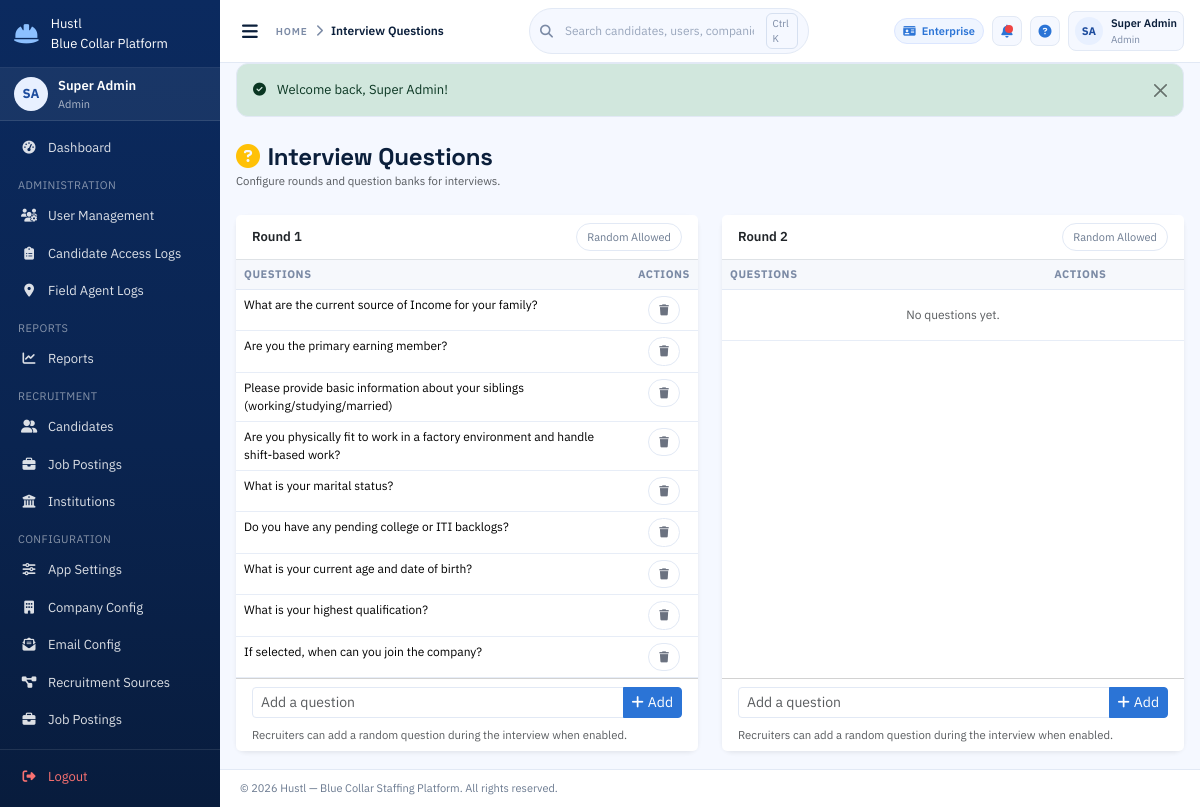
/config/interview-questions (signed in), run on the app's committed database.
### models/user.py (models this page shows, shortened)
class User(Base):
    __tablename__ = "users"
    id = Column(Integer, primary_key=True, index=True)
    username = Column(String(50), unique=True, nullable=False, index=True)
    email = Column(String(100), unique=True, nullable=False, index=True)
    hashed_password = Column(String(255), nullable=False)
    seed_password = Column(String(255), nullable=True)
    role = Column(Enum(UserRole), nullable=False)
    license_type = Column(Enum(LicenseType), default=LicenseType.BASIC, nullable=False)
    full_name = Column(String(100), nullable=False)
    phone = Column(String(20), nullable=True)
    employee_id = Column(String(50), unique=True, nullable=True, index=True)
    date_of_birth = Column(DateTime, nullable=True)
    gender = Column(String(10), nullable=True)
    address = Column(Text, nullable=True)
    qualification = Column(String(100), nullable=True)
    experience_years = Column(Integer, nullable=True)
    department = Column(String(100), nullable=True)
    emergency_contact = Column(String(100), nullable=True)
    joining_date = Column(DateTime, nullable=True)
    reporting_manager = Column(String(100), nullable=True)
    is_active = Column(Boolean, default=True, nullable=False)
    is_verified = Column(Boolean, default=False, nullable=False)
    created_at = Column(DateTime, default=datetime.utcnow, nullable=False)
    updated_at = Column(DateTime, default=datetime.utcnow, onupdate=datetime.utcnow)
    last_login = Column(DateTime, nullable=True)
    created_by_id = Column(Integer, ForeignKey("users.id"), nullable=True)
    created_by = relationship("User", remote_side=[id], foreign_keys=[created_by_id])
    candidates_registered = relationship(
        "Candidate",
        back_populates="registered_by",
        foreign_keys="Candidate.registered_by_id",
    )

### models/interview.py (models this page shows)
class InterviewRound(Base):
    __tablename__ = "interview_rounds"
    id = Column(Integer, primary_key=True, index=True)
    round_number = Column(Integer, nullable=False, index=True)
    title = Column(String(100), nullable=True)
    allow_random = Column(Boolean, default=True, nullable=False)
    is_active = Column(Boolean, default=True, nullable=False)
    created_at = Column(DateTime, default=datetime.utcnow, nullable=False)
    updated_at = Column(DateTime, default=datetime.utcnow, onupdate=datetime.utcnow)
    questions = relationship(
        "InterviewQuestion",
        back_populates="round",
        cascade="all, delete-orphan",
    )

class InterviewQuestion(Base):
    __tablename__ = "interview_questions"
    id = Column(Integer, primary_key=True, index=True)
    round_id = Column(Integer, ForeignKey("interview_rounds.id"), nullable=False)
    question_text = Column(Text, nullable=False)
    is_active = Column(Boolean, default=True, nullable=False)
    created_at = Column(DateTime, default=datetime.utcnow, nullable=False)
    updated_at = Column(DateTime, default=datetime.utcnow, onupdate=datetime.utcnow)
    round = relationship("InterviewRound", back_populates="questions")

### routers/config.py (the view)
@router.get("/interview-questions")
async def interview_questions(request: Request, db: Session = Depends(get_db)):
    user, redir = require_auth(request, db, *ADMIN_EMPLOYER)
    if redir:
        return redir
    _ensure_interview_rounds(db)
    rounds = db.query(InterviewRound).order_by(InterviewRound.round_number).all()
    ctx = build_template_context(
        request, db,
        rounds=rounds,
        page_title="Interview Questions",
    )
    return templates.TemplateResponse("config/interview_questions.html", ctx)

### templates/config/interview_questions.html (shortened to what this page needs)
{% extends "base.html" %}
{% block content %}
<div class="mb-4">
  <h4 class="fw-bold mb-0"><i class="fas fa-circle-question text-warning me-2"></i>{{ page_title }}</h4>
  <small class="text-muted">Configure rounds and question banks for interviews.</small>
</div>
<div class="row g-4">
  {% for r in rounds %}
  <div class="col-lg-6">
    <div class="card border-0 shadow-sm h-100">
      <div class="card-header bg-white border-bottom d-flex justify-content-between align-items-center">
        <span class="fw-semibold">{{ r.title or ('Round ' ~ r.round_number) }}</span>
        <form method="POST" action="/config/interview-questions/round/{{ r.id }}/toggle-random">
          <button type="submit" class="btn btn-outline-secondary btn-sm">
            {{ 'Random Allowed' if r.allow_random else 'Random Disabled' }}
          </button>
        </form>
      </div>
      <div class="card-body p-0">
        <table class="table table-sm mb-0">
          <thead class="table-light">
            <tr>
              <th>Questions</th>
              <th class="text-center">Actions</th>
            </tr>
          </thead>
          <tbody>
            {% for q in r.questions %}
            <tr>
              <td class="small">{{ q.question_text }}</td>
              <td class="text-center">
                <form method="POST" action="/config/interview-questions/question/{{ q.id }}/delete"
                      onsubmit="return confirm('Delete this question?')">
                  <button type="submit" class="btn btn-outline-danger btn-sm">
                    <i class="fas fa-trash"></i>
                  </button>
                </form>
              </td>
            </tr>
            {% else %}
            <tr><td colspan="2" class="text-center text-muted py-3">No questions yet.</td></tr>
            {% endfor %}
          </tbody>
        </table>
      </div>
      <div class="card-footer bg-white">
        <form method="POST" action="/config/interview-questions/round/{{ r.id }}/questions/add">
          <div class="input-group input-group-sm">
            <input type="text" name="question_text" class="form-control" placeholder="Add a question" />
            <button class="btn btn-primary" type="submit">
              <i class="fas fa-plus me-1"></i>Add
            </button>
          </div>
          <small class="text-muted d-block mt-2">
            Recruiters can add a random question during the interview when enabled.
          </small>
        </form>
      </div>
    </div>
  </div>
  {% endfor %}
</div>
{% endblock %}

### templates/base.html (shortened to what this page needs)
<!DOCTYPE html>
<html lang="en">
<head>
  <link href="https://cdn.jsdelivr.net/npm/bootstrap@5.3.2/dist/css/bootstrap.min.css" rel="stylesheet" />
  <link href="https://cdnjs.cloudflare.com/ajax/libs/font-awesome/6.5.0/css/all.min.css" rel="stylesheet" />
  <link href="/static/css/style.css" rel="stylesheet" />
</head>
<body class="si-app">
  <aside id="sidebar" class="si-sidebar">
    <div class="si-brand">
      <i class="fas fa-hard-hat si-brand-icon"></i>
      <div>
        <div class="si-brand-name">Hustl</div>
        <div class="si-brand-sub">Blue Collar Platform</div>
      </div>
    </div>
    {% if current_user %}
    <div class="si-user-card">
      <div class="si-avatar">{{ current_user.initials }}</div>
      <div class="si-user-info">
        <div class="si-user-name">{{ current_user.full_name }}</div>
        <div class="si-user-role">{{ current_user.role_display }}</div>
      </div>
    </div>
    {% endif %}
    <nav class="si-nav">
      <a class="si-nav-link {% if request.url.path == '/dashboard' %}active{% endif %}"
         href="/dashboard">
        <i class="fas fa-tachometer-alt"></i><span>Dashboard</span>
      </a>
      {% if current_user and current_user.role.value == 'institution' %}
      <div class="si-nav-section">Institution</div>
      <a class="si-nav-link {% if '/institutions/students' in request.url.path %}active{% endif %}"
         href="/institutions/students">
        <i class="fas fa-user-graduate"></i><span>Current Students</span>
      </a>
      <a class="si-nav-link {% if request.url.path == '/institutions/past-students' %}active{% endif %}"
         href="/institutions/past-students">
        <i class="fas fa-user-clock"></i><span>Past Students</span>
      </a>
      <div class="si-nav-section">Bulk Upload</div>
      <a class="si-nav-link {% if request.url.path == '/institutions/bulk-upload' %}active{% endif %}"
         href="/institutions/bulk-upload">
        <i class="fas fa-file-upload"></i><span>Bulk Upload to Layam</span>
      </a>
      {% else %}
      {% if current_user and current_user.role.value == 'admin' %}
      <div class="si-nav-section">Administration</div>
      <a class="si-nav-link {% if '/admin/users' in request.url.path %}active{% endif %}"
         href="/admin/users">
        <i class="fas fa-users-cog"></i><span>User Management</span>
      </a>
      <a class="si-nav-link {% if request.url.path == '/admin/candidate-access-logs' %}active{% endif %}"
         href="/admin/candidate-access-logs">
        <i class="fas fa-clipboard-list"></i><span>Candidate Access Logs</span>
      </a>
      <a class="si-nav-link {% if '/admin/field-agent-locations' in request.url.path %}active{% endif %}"
         href="/admin/field-agent-locations">
        <i class="fas fa-location-dot"></i><span>Field Agent Logs</span>
      </a>
      {% endif %}
      {% if current_user %}
      <div class="si-nav-section">Reports</div>
      <a class="si-nav-link {% if '/reports' in request.url.path %}active{% endif %}"
         href="/reports">
        <i class="fas fa-chart-line"></i><span>Reports</span>
      </a>
      {% endif %}
      {% if current_user and current_user.role.value in ['admin','manager','recruiter','field_agent'] %}
      <div class="si-nav-section">Recruitment</div>
      <a class="si-nav-link {% if '/candidates' in request.url.path %}active{% endif %}"
         href="/candidates">
        <i class="fas fa-user-friends"></i><span>Candidates</span>
      </a>
      <a class="si-nav-link {% if '/jobs' in request.url.path %}active{% endif %}"
         href="/jobs">
        <i class="fas fa-briefcase"></i><span>Job Postings</span>
      </a>
      {% endif %}
      {% if current_user and current_user.role.value in ['admin','employer'] %}
      <a class="si-nav-link {% if '/institutions' in request.url.path %}active{% endif %}"
         href="/institutions">
        <i class="fas fa-university"></i><span>Institutions</span>
      </a>
      {% endif %}
      {% if current_user and current_user.role.value in ['admin','employer'] %}
      <div class="si-nav-section">Configuration</div>
      {% if current_user.role.value == 'admin' %}
      <a class="si-nav-link {% if request.url.path == '/config/app' %}active{% endif %}"
         href="/config/app">
        <i class="fas fa-sliders-h"></i><span>App Settings</span>
      </a>
      {% endif %}
      <a class="si-nav-link {% if request.url.path == '/config/company' %}active{% endif %}"
         href="/config/company">
        <i class="fas fa-building"></i><span>Company Config</span>
      </a>
      <a class="si-nav-link {% if request.url.path == '/config/email' %}active{% endif %}"
         href="/config/email">
        <i class="fas fa-envelope-open-text"></i><span>Email Config</span>
      </a>
      <a class="si-nav-link {% if '/config/recruitment-sources' in request.url.path %}active{% endif %}"
         href="/config/recruitment-sources">
        <i class="fas fa-project-diagram"></i><span>Recruitment Sources</span>
      </a>
      <a class="si-nav-link {% if '/jobs' in request.url.path %}active{% endif %}"
         href="/jobs">
        <i class="fas fa-briefcase"></i><span>Job Postings</span>
      </a>
      <a class="si-nav-link {% if '/config/job-profiles' in request.url.path %}active{% endif %}"
         href="/config/job-profiles">
        <span>Job Profiles</span>
      </a>
      {% endif %}
      {% endif %}
    </nav>
    <div class="si-sidebar-footer">
      <a class="si-nav-link si-logout" href="/logout">
        <i class="fas fa-sign-out-alt"></i><span>Logout</span>
      </a>
    </div>
  </aside>
  <div id="main" class="si-main">
    <header class="si-topbar">
      <div class="si-topbar-left">
        <button class="si-toggle-btn" id="sidebarToggle" title="Toggle sidebar">
          <i class="fas fa-bars"></i>
        </button>
        <div class="si-breadcrumb">
          <span class="si-breadcrumb-label">Home</span>
          <i class="fas fa-chevron-right"></i>
          <span class="si-breadcrumb-current">{{ page_title or 'Dashboard' }}</span>
        </div>
      </div>
      <div class="si-topbar-center">
        <div class="si-search">
          <i class="fas fa-search"></i>
          <input type="text" placeholder="Search candidates, users, companies" />
          <span class="si-search-kbd">Ctrl K</span>
        </div>
      </div>
      <div class="si-topbar-right">
        {% if current_user %}
        <span class="si-chip si-license-badge">
          <i class="fas fa-id-card"></i>
          {{ current_user.license_type.value | title }}
        </span>
        <button class="si-icon-btn" title="Notifications">
          <span class="si-dot"></span>
        </button>
        <button class="si-icon-btn" title="Help">
          <i class="fas fa-circle-question"></i>
        </button>
        <div class="si-profile">
          <div class="si-avatar-sm">{{ current_user.initials }}</div>
          <div class="si-profile-meta">
            <div class="si-profile-name">{{ current_user.full_name }}</div>
            <div class="si-profile-role">{{ current_user.role_display }}</div>
          </div>
        </div>
        {% endif %}
      </div>
    </header>
    <div class="si-flash-zone">
      {% for msg in flash_messages %}
      <div class="alert alert-{{ 'danger' if msg.category == 'error' else msg.category }} alert-dismissible fade show si-alert" role="alert">
        {% if msg.category == 'success' %}<i class="fas fa-check-circle me-2"></i>
        {% elif msg.category == 'danger' %}<i class="fas fa-exclamation-circle me-2"></i>
        {% elif msg.category == 'warning' %}<i class="fas fa-exclamation-triangle me-2"></i>
        {% else %}<i class="fas fa-info-circle me-2"></i>{% endif %}
        {{ msg.message }}
        <button type="button" class="btn-close" data-bs-dismiss="alert"></button>
      </div>
      {% endfor %}
    </div>
    <main class="si-content">
      {% block content %}{% endblock %}
    </main>
    <footer class="si-footer">
      &copy; 2026 Hustl &mdash; Blue Collar Staffing Platform. All rights reserved.
    </footer>
  </div>
</body>
</html>

### data on the page
User: initials "SA", full_name "Super Admin", role_display "Admin", license_type.value "Enterprise"
InterviewRound: title "Round 1", allow_random "Random Allowed"
InterviewQuestion: question_text "What are the current source of Income for your family?"
InterviewQuestion: question_text "Are you the primary earning member?"
InterviewQuestion: question_text "Please provide basic information about your siblings (working/studying/married)"
InterviewQuestion: question_text "Are you physically fit to work in a factory environment and handle shift-based work?"
InterviewQuestion: question_text "What is your marital status?"
InterviewQuestion: question_text "Do you have any pending college or ITI backlogs?"
InterviewQuestion: question_text "What is your current age and date of birth?"
InterviewQuestion: question_text "What is your highest qualification?"
InterviewQuestion: question_text "If selected, when can you join the company?"
InterviewRound: title "Round 2", allow_random "Random Allowed"

### other printed values
{{ page_title or 'Dashboard' }} "Interview Questions"
{{ msg.message }} "Welcome back, Super Admin!"
{{ page_title }} "Interview Questions"
